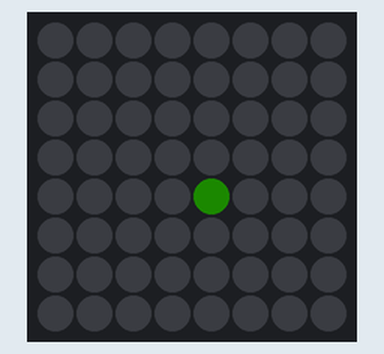
This sketch was run on a simulated Arduino Uno, built with avr-gcc and run on an emulated ATmega328P. Shown: 8×8 RGB LED matrix (first LED top left, wired row by row). Dim RGB values are drawn brighter than linear.

Above: at 0.1 s.
At 1.6 s:
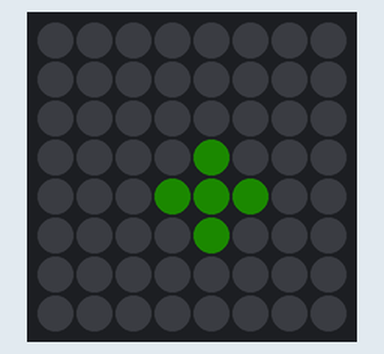
At 7.4 s:
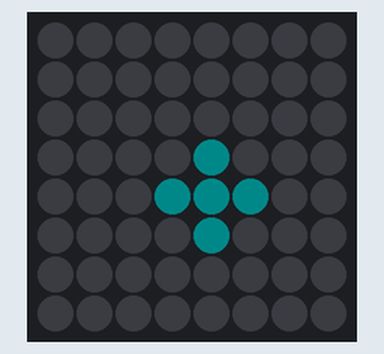
At 13.7 s:
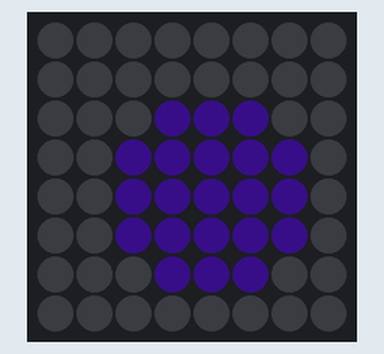
At 15.2 s:
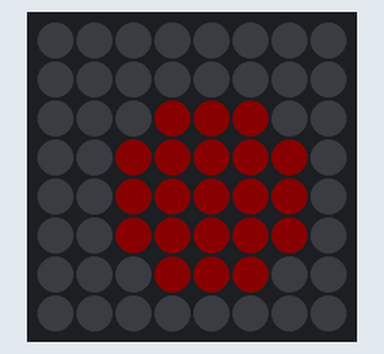
At 36.5 s:
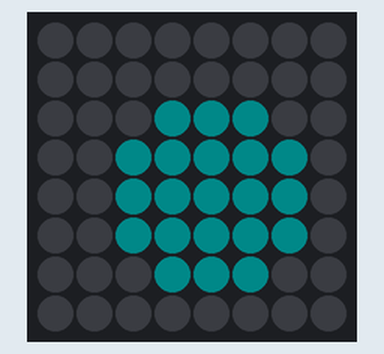

The sketch:

viz_606.ino
```cpp
#include <Adafruit_GFX.h>
#include <Adafruit_NeoMatrix.h>
#include <Adafruit_NeoPixel.h>
#include "Data.h"
#ifndef PSTR
 #define PSTR // Make Arduino Due happy
#endif

#define PIN 6

struct RGB {
  byte r;
  byte g;
  byte b;
};
RGB green = { 128, 255, 0 };
RGB yellow = { 0, 255, 255 };
RGB red = { 255, 0, 0 };
RGB purple = { 178, 102, 255 };

Adafruit_NeoMatrix matrix = Adafruit_NeoMatrix(8, 8, PIN,
  NEO_MATRIX_LEFT     + NEO_MATRIX_TOP +
  NEO_MATRIX_ROWS + NEO_MATRIX_PROGRESSIVE,
  NEO_GRB            + NEO_KHZ800);

const uint16_t colors[] = {
  matrix.Color(255, 0, 0), matrix.Color(0, 255, 0), matrix.Color(0, 0, 255) };

void setup() {
  matrix.begin();
  matrix.setTextWrap(false);
  matrix.setBrightness(10);
  matrix.setTextColor(colors[0]);
  Serial.begin(9600);

}

uint8_t getRadiusForDuration (uint8_t duration) {
  if (duration < 21) {
    return 0;
  }
  else if (duration < 31) {
    return 1;
  }
  else if (duration < 61) {
    return 2;
  }
  else {
    return 3;
  }
}

RGB getColorForFeeling (uint8_t feeling) {
  if (feeling == RELAXING) {
    return green;
  }
  else if(feeling == FUN) {
    return yellow;
  }
  else if(feeling == INTENSE) {
    return red;
  }
  else {
    return purple;
  }
}

void showFeeling (RGB currColor, uint8_t radius) {
  matrix.fillScreen(0);
  matrix.fillCircle(4, 4, radius, matrix.Color(currColor.r, currColor.g, currColor.b));
  matrix.show();
}

void showSignificance (RGB currColor) {
  matrix.fillScreen(0);
  for (uint8_t j=0; j<15; j++) {
    if(j%2 == 0) {
      matrix.fillCircle(4, 4, 3, matrix.Color(currColor.r, currColor.g, currColor.b));
      matrix.show();
    }
    else {
      matrix.fillScreen(0);
      matrix.show();
    }
    delay(100);
  }
}


void loop() {
  for(uint8_t i=0 ; i<18; i++) {
    if (duration[i] == 0) {
      matrix.fillScreen(0);
      matrix.show();
      delay(1000);
      continue;
    }

    RGB currColor = getColorForFeeling(feeling[i]);

    if (significance[i] == 10) {
      showSignificance(currColor);
      continue;
    }

    uint8_t radius = getRadiusForDuration(duration[i]);
    showFeeling(currColor, radius);
    delay(1500);
  }

  delay(5000);
}
```

Data.h
```cpp
#define RELAXING 1
#define FUN 2
#define INTENSE 3
#define CHALLENGING 4

#define SIGN 10
#define NSIGN -10


int duration[] = {20, 30, 100, 45, 0, 30, 25, 25, 120, 60, 45, 20, 20, 0, 0, 45, 90, 60};
int feeling[] = {1, 1, 3, 2, 0, 2, 1, 2, 2, 4, 3, 1, 1, 0, 0, 2, 4, 2};
int significance[] = {-10, -10, 10, -10, -10, -10, -10, -10, 10, -10, -10, -10, -10, -10, -10, -10, 10, -10 };
```

Measured:
- what the display in image 1 shows lasts 1.6 s, from 1.5 s to 3.1 s
